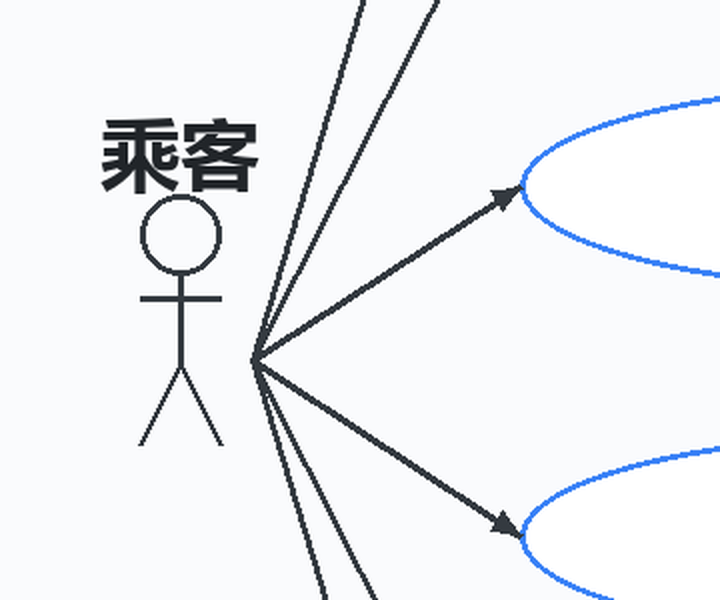
#> input picture docs/figs/crop1.png, 720 x 600 px, found by its file name; its folder holds only this picture in this run
$ python check_figs.py figs/crop1.png
#> lines starting #> are read from the running program, lines starting #| are printed output that depends on the picture; after the words box and inside, x2 and y2 are one past the last pixel; in counts of white or black regions, pixels touching at a corner belong together
# -*- coding: utf-8 -*-
"""插图几何校验：连线交叉、标注压线、图形触边裁切。

判定口径（只对「细线」生效，避免把文字笔画、色块边框误判成线）：
1) 长游程 —— 线像素要求所在水平/竖直连续暗像素长度 >= MINRUN，
   文字笔画通常 < 25px，色块填充更是大块，都不会进入线掩膜。
2) 交叉点 —— 线掩膜上上下左右 ±R 同时有线像素（4 臂）。
   折线拐角 2 臂、T 形接头 3 臂，不误判。
3) 标注压线 —— 红色「1 / N」连通域外接框内出现线掩膜像素。
4) 触边裁切 —— 非白像素进入画布边缘 2px。

用法：python check_figs.py [fig3_er.png ...]
"""
import os
import sys

import numpy as np
from PIL import Image

OUT = os.path.join(os.path.dirname(os.path.abspath(__file__)), "figs")
R = 7
MINRUN = 40


def run_lengths(mask, axis):
    """返回每个像素所在连续 True 段的长度（axis=1 横向）"""
    m = mask if axis == 1 else mask.T
    out = np.zeros(m.shape, np.int32)
    for i in range(m.shape[0]):
        row = m[i]
        if not row.any():
            continue
        idx = np.flatnonzero(np.diff(np.concatenate(([0], row.view(np.int8), [0]))))
        for a, b in zip(idx[0::2], idx[1::2]):
            out[i, a:b] = b - a
    return out if axis == 1 else out.T


def classify(path):
#> called with path = 'docs/figs/figs/crop1.png'
    a = np.array(Image.open(path).convert("RGB")).astype(int)
    r, g, b = a[:, :, 0], a[:, :, 1], a[:, :, 2]
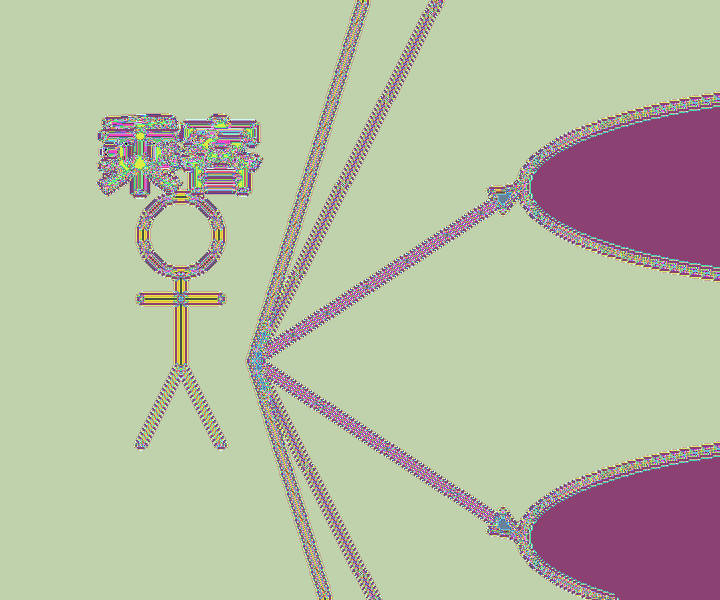
#> r: shape (600, 720) int64; 256 distinct labels, from 0 to 255; one colour per label, 0 black
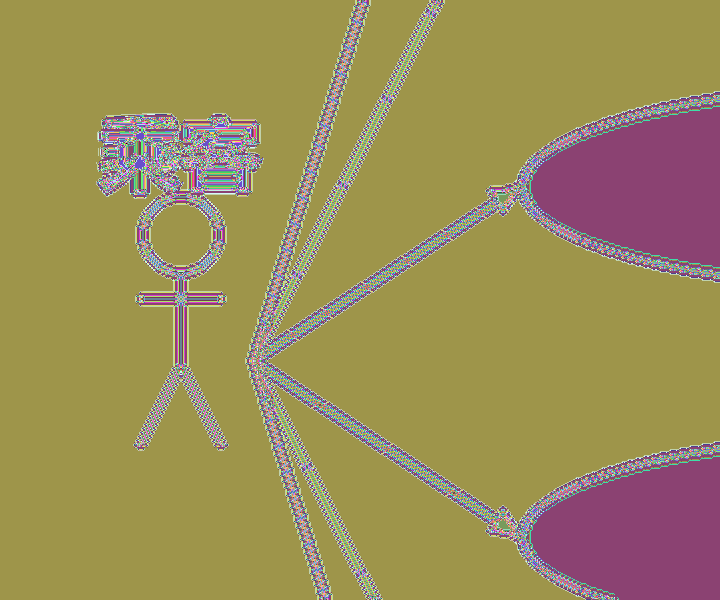
#> g: shape (600, 720) int64; 256 distinct labels, from 0 to 255; one colour per label, 0 black
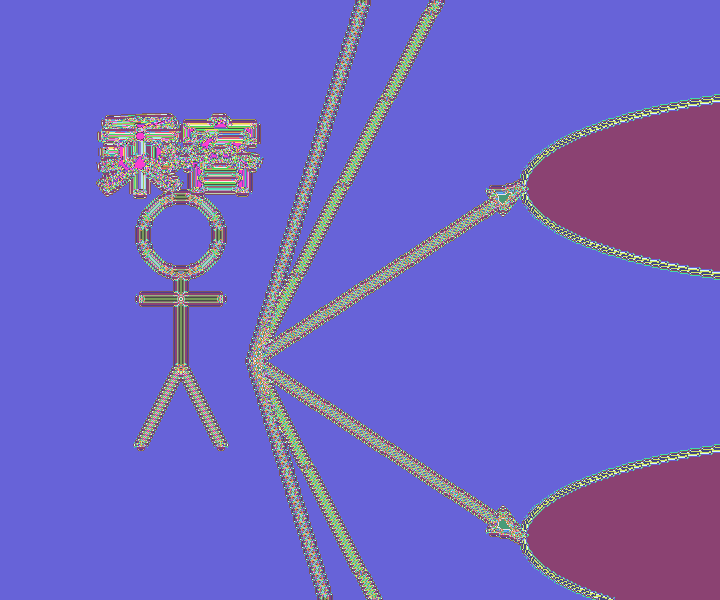
#> b: shape (600, 720) int64; 252 distinct labels, from 0 to 255; one colour per label, 0 black
    reddish = (r - g > 45) & (r - b > 25) & (r > 110) & (g < 120)
#> reddish: shape (600, 720) bool; every value is 0
    dark = a.max(axis=2) < 110
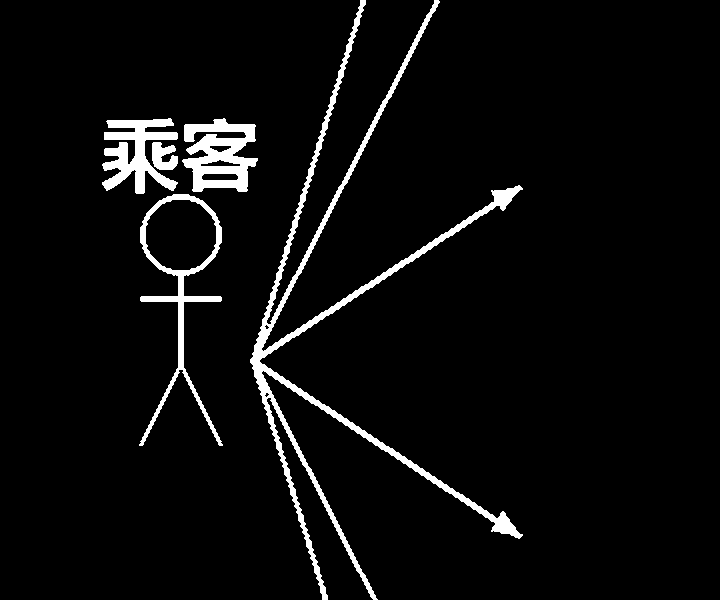
#> dark: shape (600, 720) bool; 4.7% white; 5 white regions, box (x1, y1, x2, y2) and area: (250, 0, 523, 600) 10556, (182, 118, 258, 192) 3261, (139, 194, 223, 446) 2948, (102, 118, 178, 194) 2859, (152, 142, 178, 170) 509
    return a, dark, reddish


def thin_lines(dark):
    """线掩膜：所在水平/竖直连续段够长，且局部密度低（排除实心箭头与文字笔画）"""
    rh = run_lengths(dark, 1)
#> the loop in run_lengths, `for i in range(m.shape[0]):` made 600 passes
#> idx on passes 1 to 3: [360, 366, 434, 439], [360, 366, 434, 440], [360, 366, 434, 440]
#> after the loop in run_lengths, `for i in range(m.shape[0]):`:
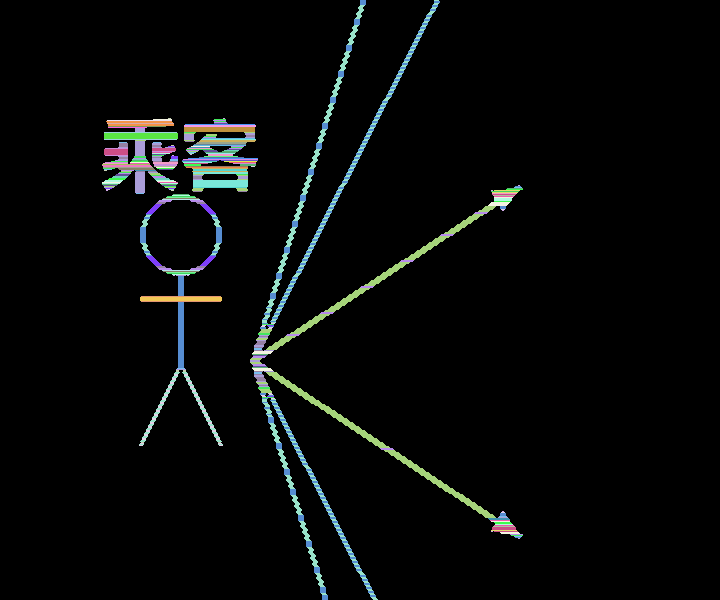
#> out: shape (600, 720) int32; 61 distinct labels, from 0 to 82; one colour per label, 0 black
    rv = run_lengths(dark, 0)
#> call 2 of run_lengths, with axis = 0
#> in run_lengths (call 2), `m = mask if axis == 1 else mask.T`: m: shape (720, 600) bool; 4.7% white; 5 white regions, box (x1, y1, x2, y2) and area: (0, 250, 600, 523) 10556, (118, 182, 192, 258) 3261, (194, 139, 446, 223) 2948, (118, 102, 194, 178) 2859, (142, 152, 170, 178) 509
#> after the loop in run_lengths (call 2), `for i in range(m.shape[0]):`:
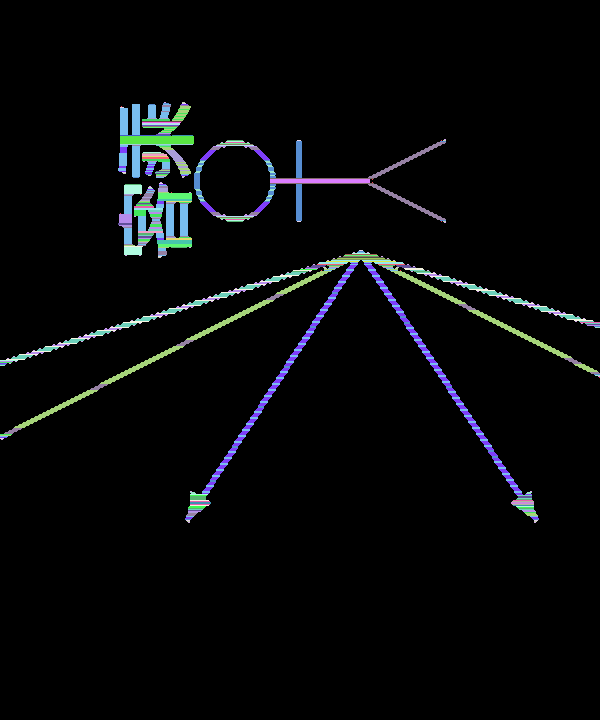
#> out: shape (720, 600) int32; 47 distinct labels, from 0 to 104; one colour per label, 0 black
#> in run_lengths (call 2), `return out if axis == 1 else out.T`: returned value: shape (600, 720) int32; 47 distinct labels, from 0 to 104
    long = (rh >= MINRUN) | (rv >= MINRUN)
#> long: shape (600, 720) bool; 1.2% white; 8 white regions, largest, box (x1, y1, x2, y2) and area: (102, 120, 178, 194) 1802, (140, 270, 222, 374) 1060, (184, 124, 256, 132) 569
    k = 15
    pad = np.pad(dark.astype(np.int32), ((1, 0), (1, 0)))
#> pad: shape (601, 721) int32; values 0 (black) and 1 (white), 4.6% white; 5 white regions, box (x1, y1, x2, y2) and area: (251, 1, 524, 601) 10556, (183, 119, 259, 193) 3261, (140, 195, 224, 447) 2948, (103, 119, 179, 195) 2859, (153, 143, 179, 171) 509
    ii = pad.cumsum(0).cumsum(1)
    h, w = dark.shape
#> h = 600; w = 720
    y0 = np.clip(np.arange(h) - k // 2, 0, h)
#> y0 = 600 values from 0 to 592
    y1 = np.clip(np.arange(h) + k // 2 + 1, 0, h)
#> y1 = 600 values from 8 to 600
    x0 = np.clip(np.arange(w) - k // 2, 0, w)
#> x0 = 720 values from 0 to 712
    x1 = np.clip(np.arange(w) + k // 2 + 1, 0, w)
#> x1 = 720 values from 8 to 720
    dense = (ii[np.ix_(y1, x1)] - ii[np.ix_(y0, x1)]
             - ii[np.ix_(y1, x0)] + ii[np.ix_(y0, x0)])
#> dense: shape (600, 720) int64; 223 distinct labels, from 0 to 224
    return dark & long & (dense <= 110)
#> returned value: shape (600, 720) bool; 0.27% white; 19 white regions (7 under 20 px), largest, box (x1, y1, x2, y2) and area: (178, 307, 184, 374) 384, (140, 296, 173, 302) 196, (189, 296, 222, 302) 196


def crossings(line):
    h, w = line.shape
#> h = 600
    ys, xs = np.where(line)
#> ys = 1169 values from 120 to 373; xs = 1169 values, max 257 at index 236, min 102 at index 247, mean 175
    hits = []
    for y, x in zip(ys, xs):
        if x < R or y < R or x >= w - R or y >= h - R:
            continue
        if (line[y, x - R] and line[y, x + R]
                and line[y - R, x] and line[y + R, x]):
            hits.append((int(x), int(y)))
#> this loop made 1169 passes
#> (y, x) on passes 1 to 3: (120, 107), (120, 108), (120, 109)
#> after the loop, hits = []
    groups = []
    for x, y in hits:
        for gp in groups:
            if abs(gp[0] - x) <= 8 and abs(gp[1] - y) <= 8:
                break
        else:
            groups.append((x, y))
#> this loop made 0 passes
#> after the loop, groups = []
    return groups


def label_touch(line, reddish):
    h, w = line.shape
#> h = 600; w = 720
    seen = np.zeros((h, w), bool)
    bad = []
    ys, xs = np.where(reddish)
#> ys = empty array; xs = empty array
    for y0, x0 in zip(ys, xs):
        if seen[y0, x0]:
            continue
        stack = [(y0, x0)]
        seen[y0, x0] = True
        pts = []
        while stack:
            y, x = stack.pop()
            pts.append((y, x))
            for dy in (-1, 0, 1):
                for dx in (-1, 0, 1):
                    ny, nx = y + dy, x + dx
                    if 0 <= ny < h and 0 <= nx < w and reddish[ny, nx] and not seen[ny, nx]:
                        seen[ny, nx] = True
                        stack.append((ny, nx))
        if len(pts) < 30:
            continue
        ys_ = [p[0] for p in pts]
        xs_ = [p[1] for p in pts]
        y1, y2, x1, x2 = min(ys_), max(ys_), min(xs_), max(xs_)
        if (y2 - y1) > 60 or (x2 - x1) > 60:      # 非「1 / N」字形
            continue
        sub = line[max(0, y1 - 1):y2 + 2, max(0, x1 - 1):x2 + 2]
        if sub.sum() > 0:
            bad.append((int(x1), int(y1), int(x2 - x1 + 1), int(y2 - y1 + 1), int(sub.sum())))
#> after the loop, bad = []
    return bad


def edge_cut(a):
    ink = a.max(axis=2) < 245
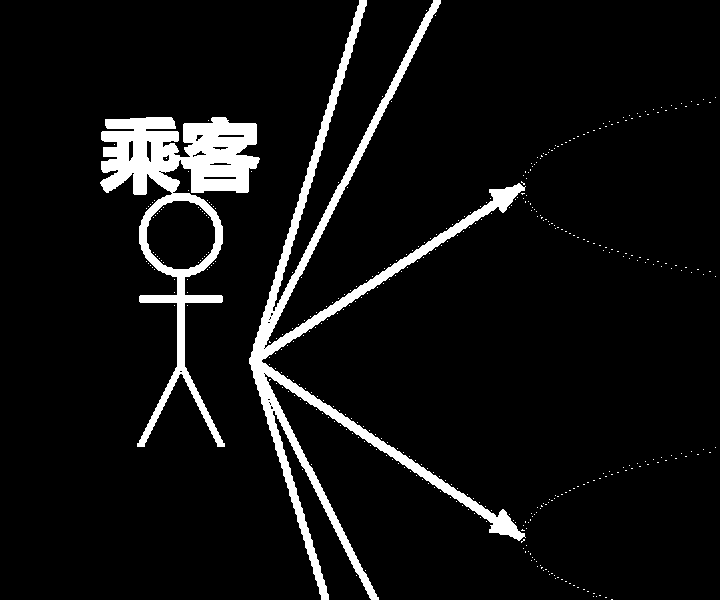
#> ink: shape (600, 720) bool; 6.9% white; 418 white regions (416 under 20 px), largest, box (x1, y1, x2, y2) and area: (249, 0, 526, 600) 15759, (100, 117, 260, 447) 13407
    out = []
    if ink[:2, :].any():
        out.append("顶部")
    if ink[-2:, :].any():
        out.append("底部")
    if ink[:, :2].any():
        out.append("左侧")
    if ink[:, -2:].any():
        out.append("右侧")
    return out


def main(names):
    names = names or sorted(f for f in os.listdir(OUT) if f.startswith("fig"))
    bad_total = 0
    for n in names:
        a, dark, reddish = classify(os.path.join(OUT, n))
        line = thin_lines(dark)
        cg, lb, ec = crossings(line), label_touch(line, reddish), edge_cut(a)
#> cg = []; lb = []; ec = ['顶部', '底部']
        flag = bool(cg or lb or ec)
#> flag = True
        bad_total += flag
#> bad_total = 1
        print("%-18s %dx%d  交叉 %d %s | 压线 %d %s | 触边 %s"
              % (n, line.shape[1], line.shape[0], len(cg), cg[:6] if cg else "-",
                 len(lb), lb[:6] if lb else "-", ec or "无"))
#| figs/crop1.png     720x600  交叉 0 - | 压线 0 - | 触边 ['顶部', '底部']
    print("\n结论：%s" % ("全部通过" if bad_total == 0 else "%d 张图存在问题" % bad_total))
#| 结论：1 张图存在问题


if __name__ == "__main__":
    main(sys.argv[1:])
